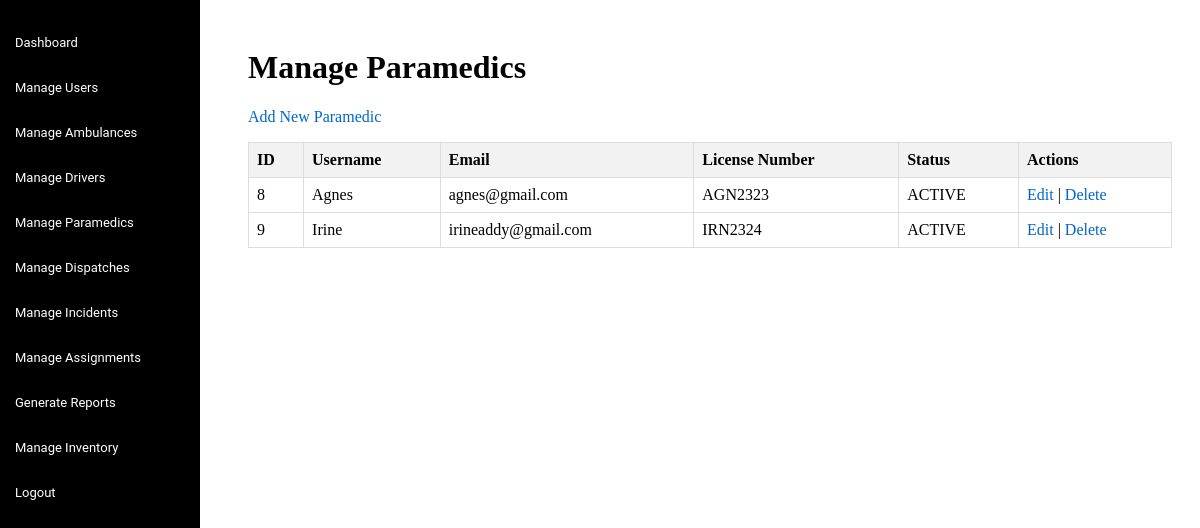
/admin/paramedics.php (signed in), run on the app's committed database.
### tables this page shows
CREATE TABLE `paramedic_details` (
  `id` int(11) NOT NULL,
  `user_id` int(11) NOT NULL,
  `license_number` varchar(50) NOT NULL,
  `certification` varchar(100) NOT NULL,
  `status` enum('ACTIVE','INACTIVE','ON_LEAVE') DEFAULT 'ACTIVE',
  `created_at` timestamp NOT NULL DEFAULT current_timestamp()
);

CREATE TABLE `users` (
  `id` int(11) NOT NULL,
  `username` varchar(50) NOT NULL,
  `password` varchar(255) NOT NULL,
  `role` enum('ADMIN','DISPATCHER','PARAMEDIC','DRIVER') NOT NULL,
  `created_at` timestamp NOT NULL DEFAULT current_timestamp(),
  `email` varchar(100) DEFAULT NULL
);

### admin/paramedics.php (the view, shortened to what this page needs)
<?php
include '../includes/db_connect.php';
$query = "SELECT u.id, u.username, u.email, p.license_number, p.status
          FROM users u
          JOIN paramedic_details p ON u.id = p.user_id
          WHERE u.role = 'PARAMEDIC'";
$result = mysqli_query($conn, $query);
?>
<!DOCTYPE html>
<html lang="en">
<head>
</head>
<body>
    <?php include 'includes/sidebar.php'; ?>
    <div class="content">
        <h1>Manage Paramedics</h1>
        <p><a href="add_paramedic.php">Add New Paramedic</a></p>
        <table>
            <tr>
                <th>ID</th>
                <th>Username</th>
                <th>Email</th>
                <th>License Number</th>
                <th>Status</th>
                <th>Actions</th>
            </tr>
            <?php while ($row = mysqli_fetch_assoc($result)) { ?>
                <tr>
                    <td><?php echo $row['id']; ?></td>
                    <td><?php echo htmlspecialchars($row['username']); ?></td>
                    <td><?php echo htmlspecialchars($row['email']); ?></td>
                    <td><?php echo htmlspecialchars($row['license_number']); ?></td>
                    <td><?php echo $row['status']; ?></td>
                    <td>
                        <a href="edit_paramedic.php?id=<?php echo $row['id']; ?>">Edit</a> |
                        <a href="delete_paramedic.php?id=<?php echo $row['id']; ?>" onclick="return confirm('Are you sure?');">Delete</a>
                    </td>
                </tr>
            <?php } ?>
        </table>
    </div>
</body>
</html>

### admin/paramedics.php (style rules this page uses)
.content { margin-left: 220px; padding: 20px; }
table { width: 100%; border-collapse: collapse; }
th, td { border: 1px solid #ddd; padding: 8px; text-align: left; }
th { background-color: #f2f2f2; }
a { color: #0066cc; text-decoration: none; }

### admin/includes/sidebar.php (style rules this page uses)
.content { margin-left: 220px; padding: 20px; }

### data on the page
paramedic_details: user "8", user.username "Agnes", user.email "agnes@gmail.com", license_number "AGN2323", status "ACTIVE"
paramedic_details: user "9", user.username "Irine", user.email "irineaddy@gmail.com", license_number "IRN2324", status "ACTIVE"
